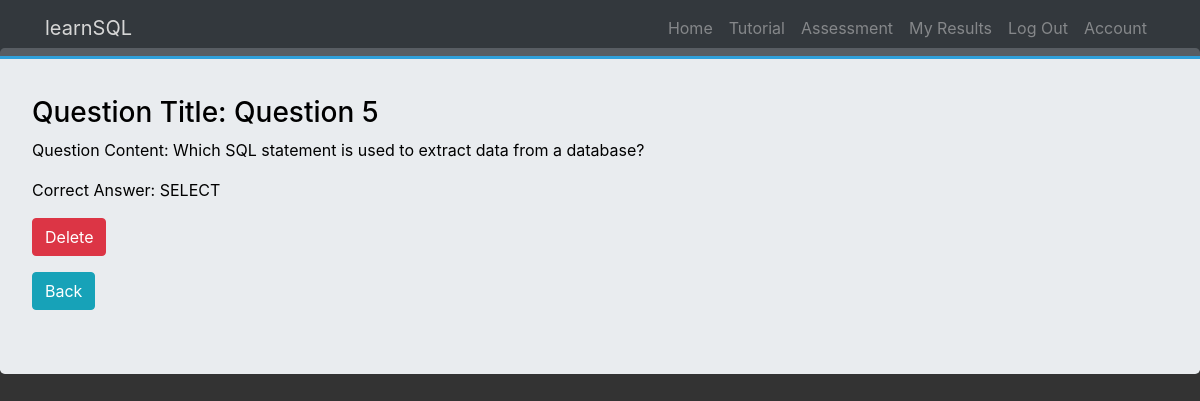
Page /5 (signed in) on the committed database.
### OnlineAssessment/models.py (models this page shows, shortened)
class Question(db.Model):
    __tablename__ = 'questions'
    id = db.Column(db.Integer, primary_key=True)
    title = db.Column(db.String(140), nullable=False)
    content = db.Column(db.String(140), nullable=False)
    answers = db.relationship('Answer', backref='question', lazy=True)
    correct_answer = db.Column(db.String(140), nullable=False)

### OnlineAssessment/users/views.py (the view)
@users.route("/<username>")
def user_answers(username):
    page = request.args.get('page', 1, type=int)
    user = User.query.filter_by(username=username).first_or_404()
    answers = Answer.query.filter_by(author=user).order_by(
        Answer.date.desc()).paginate(page=page, per_page=5)
    return render_template('user_answers.html', answers=answers, user=user)

### OnlineAssessment/questions/forms.py
class DeleteQuestionForm(FlaskForm):
    submit = SubmitField('Delete')

### OnlineAssessment/models.py (called while the page is built)
@login_manager.user_loader
def load_user(user_id):
    return User.query.get(user_id)

### OnlineAssessment/questions/views.py (called while the page is built)
@questions.route('/<int:question_id>')
@login_required
def question(question_id, methods=['GET', 'POST']):
    question = Question.query.get_or_404(question_id)
    form = DeleteQuestionForm()
    if form.validate_on_submit():
        db.session.delete(question)
        db.session.commit()
        flash("Question Deleted.")
        return redirect(url_for('questions.create_question'))
    return render_template('question.html', question=question, form=form)

### OnlineAssessment/templates/question.html (shortened to what this page needs)
{% extends "base.html" %}
{% block content %}
<div class="jumbotron mt-5 pt-5" style="color: black;">
  <h3>Question Title: {{ question.title }}</h3>
  <p>Question Content: {{question.content}}</p>
  <p>Correct Answer: {{question.correct_answer}}</p>
  <div class="form-group">
  <form action="{{ url_for('questions.question', question_id=question.id) }}" method="post">
    {{ form.submit(class="btn btn-danger") }}
  </form>
  </div>
  <a class="btn btn-info" href="{{ url_for('core.index') }}">Back</a>
</div>
{% endblock content %}

### OnlineAssessment/static/index.css (style rules this page uses)
body { background: #333; color: #fff; }

### rows in the picture
Question: title "Question 5", content "Which SQL statement is used to extract data from a database?", correct_answer "SELECT"
